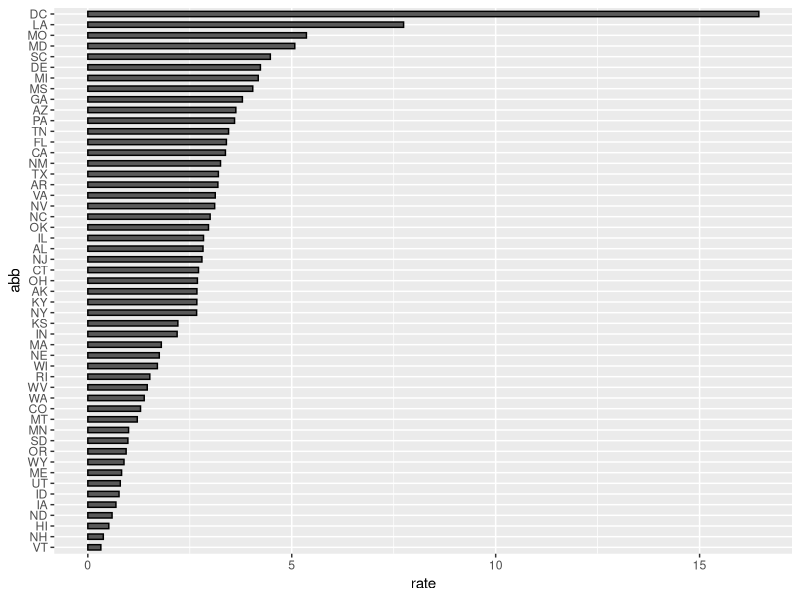
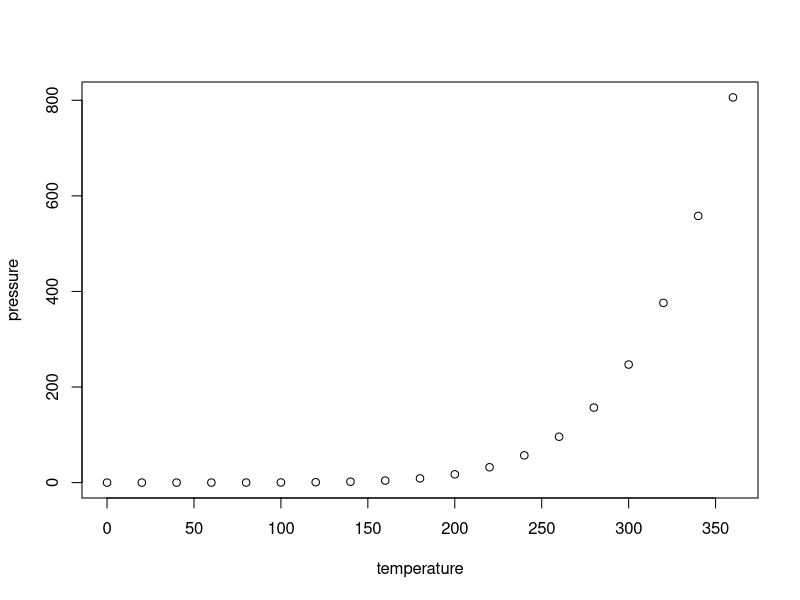

Reproduce these figures in R, in order.
## ---- chunk 1
knitr::opts_chunk$set(echo = TRUE)
## ---- chunk 2
library(tidyverse)
library(dslabs)
data(murders)

murders <- murders %>% mutate(region = factor(region), rate = total/population*10^5)

murders %>% mutate(abb = reorder(abb, rate)) %>%
  ggplot(aes(abb, rate)) +
  geom_bar(width = 0.5, stat = "identity", color = "black") +
  coord_flip()

## ---- chunk 3
summary(cars)
## ---- chunk 4
plot(pressure)
